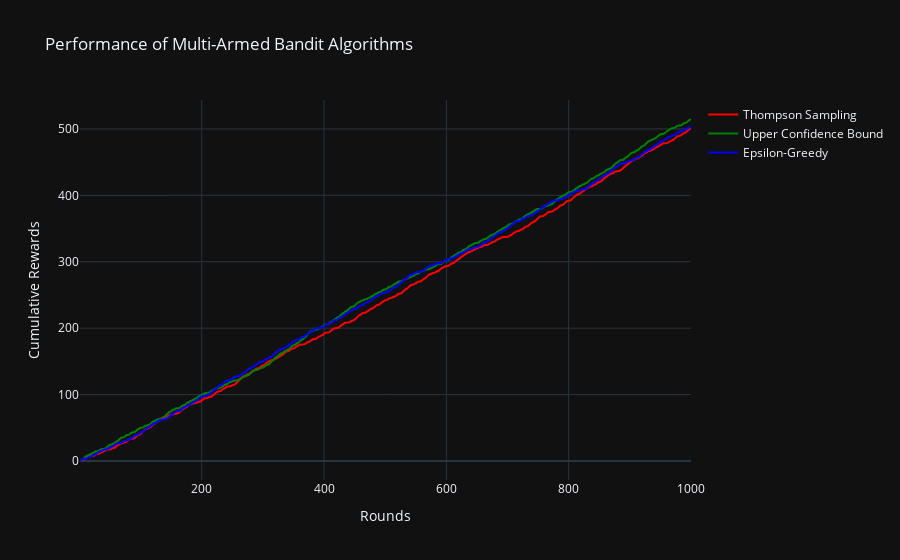

The code cell stored with this chart in its notebook:
### Code cell
main()

### Figure 1 — Plotly figure (JSON) as saved in the notebook; plotly's stock layout.template omitted (floating-point values rounded to 4 significant figures; data arrays with more than 128 entries replaced by an {"elided": "..."} marker saying what was removed)
{"data": [{"line": {"color": "red"}, "mode": "lines", "name": "Thompson Sampling", "type": "scatter", "x": {"elided": "1000 int values"}, "y": {"elided": "1000 int values"}}, {"line": {"color": "green"}, "mode": "lines", "name": "Upper Confidence Bound", "type": "scatter", "x": {"elided": "1000 int values"}, "y": {"elided": "1000 int values"}}, {"line": {"color": "blue"}, "mode": "lines", "name": "Epsilon-Greedy", "type": "scatter", "x": {"elided": "1000 int values"}, "y": {"elided": "1000 int values"}}], "layout": {"title": {"text": "Performance of Multi-Armed Bandit Algorithms"}, "xaxis": {"title": {"text": "Rounds"}}, "yaxis": {"title": {"text": "Cumulative Rewards"}}}}
